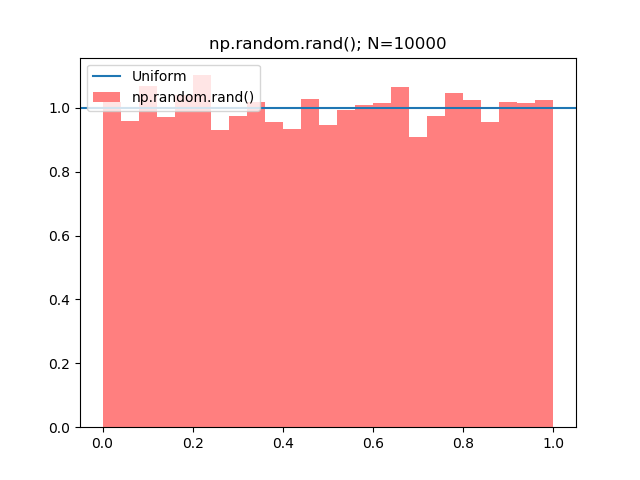

Here is the Python script that generated this plot:
import numpy as np
import matplotlib.pyplot as plt
import time

N = 10000
N_bins = 25

start = time.time()
for i in range(100):
    X = np.random.rand(N)
print(time.time() - start)

n1, bins1, patches1 = plt.hist(
    X, N_bins, facecolor='red', density='true', alpha=0.5, label='np.random.rand()')
plt.axhline(y=1, xmin=0, xmax=1, label='Uniform')
plt.title("np.random.rand(); N=10000")
plt.legend()
plt.show()
